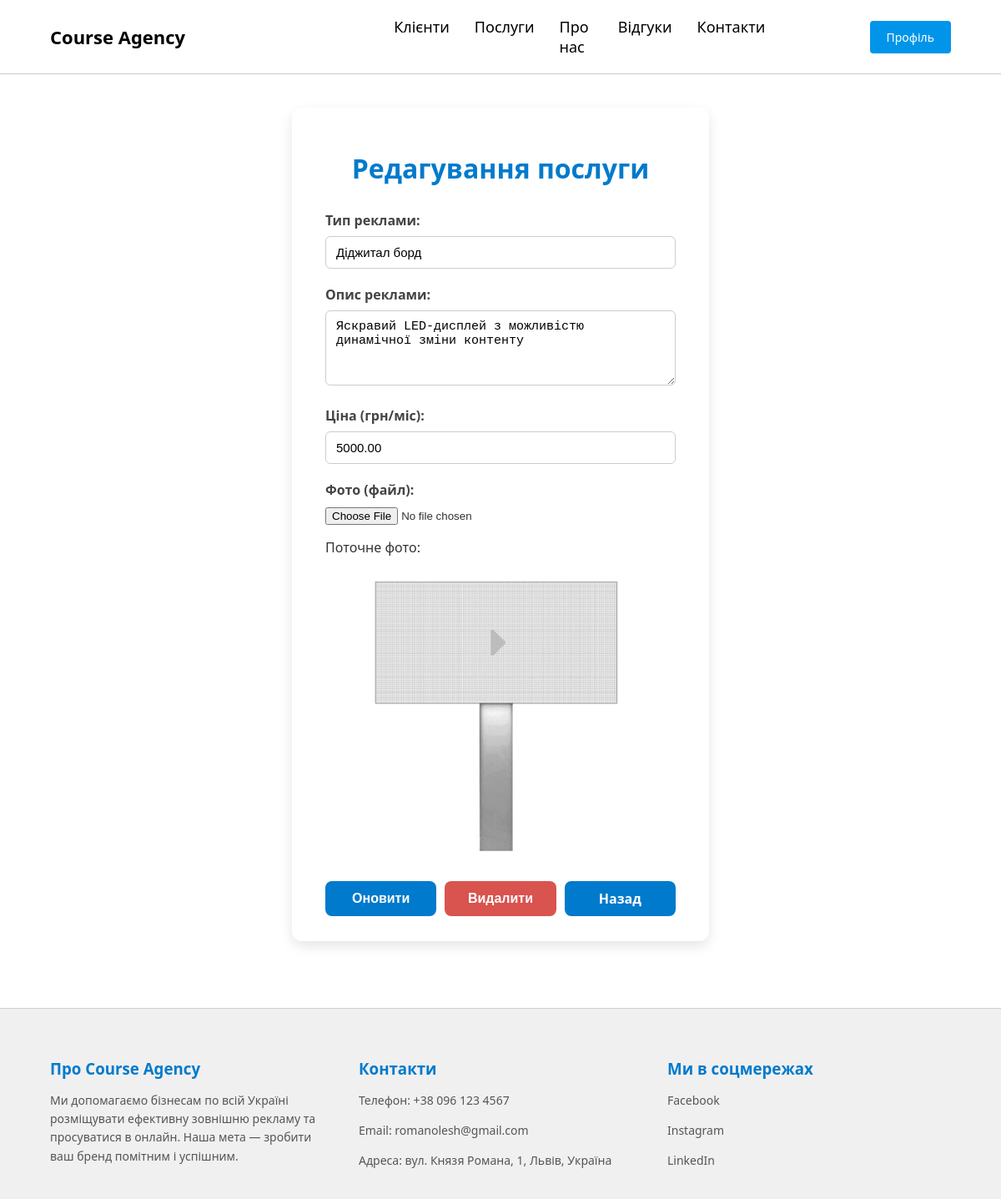
/ad_agency_site/edit_adspace.php?id=1 (signed in), run on an earlier commit of the app's database.
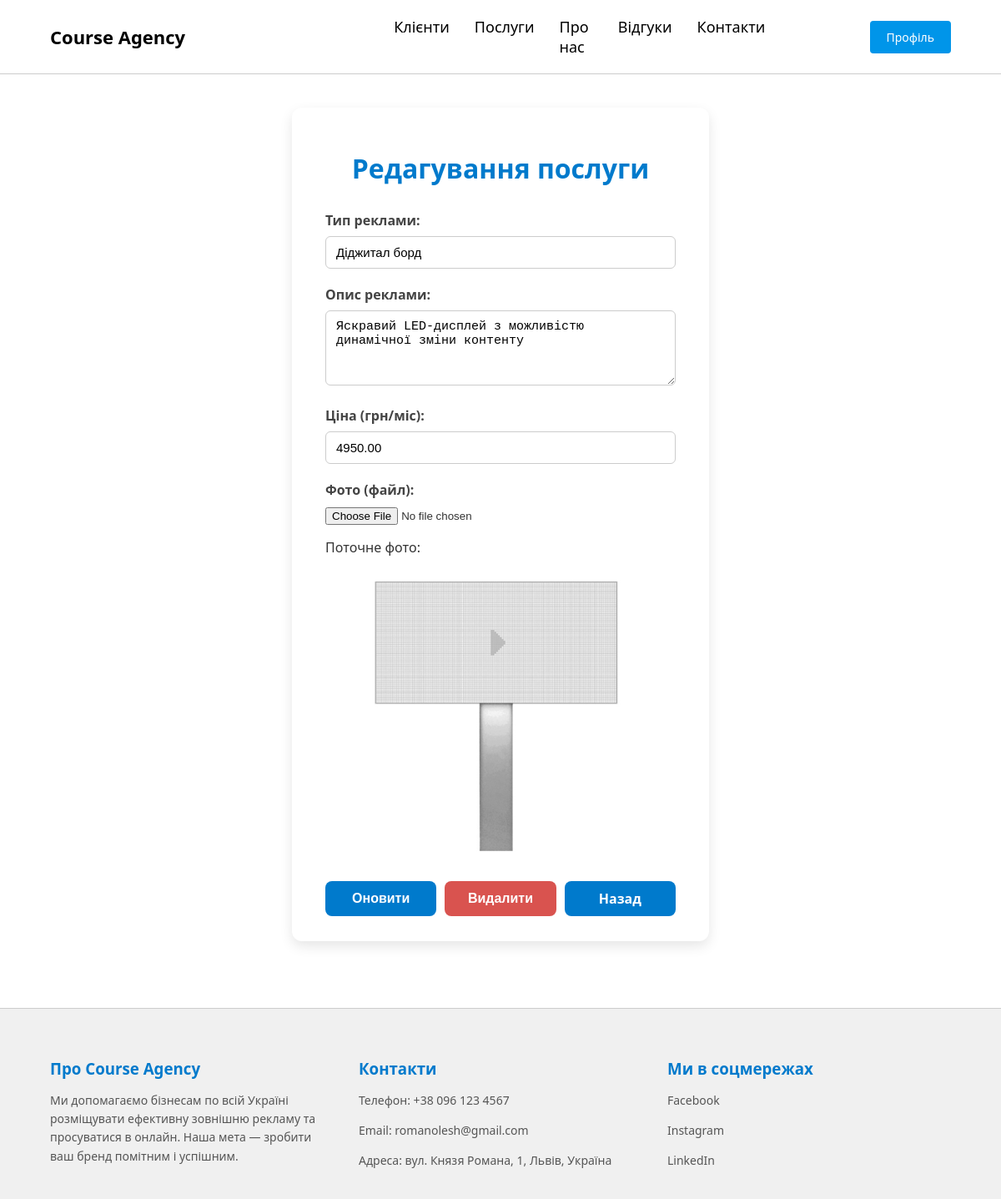
And on a later commit of the database.
### tables this page shows
CREATE TABLE `adspace` (
  `adspace_id` int(11) NOT NULL,
  `ad_type` varchar(100) NOT NULL,
  `ad_description` text NOT NULL,
  `ad_price` decimal(10,2) NOT NULL,
  `photo` varchar(255) DEFAULT NULL
);

### ad_agency_site/edit_adspace.php (the view, shortened to what this page needs)
<?php
$connection = getConnection('registered');
$adspace_id = $_GET['id'] ?? null;
$stmt = $connection->prepare("SELECT * FROM Adspace WHERE adspace_id=?");
$stmt->bind_param("i", $adspace_id);
$stmt->execute();
$result = $stmt->get_result();
$adspace = $result->fetch_assoc();
?>
<!DOCTYPE html>
<html lang="uk">
<head>
</head>
<body>
    <main>
        <div class="edit-container">
            <h1>Редагування послуги</h1>
            <form method="post" enctype="multipart/form-data">
                <label for="ad_type">Тип реклами:</label>
                <input id="ad_type" type="text" name="ad_type" value="<?= htmlspecialchars($_POST['ad_type'] ?? $adspace['ad_type']) ?>" required />
                <label for="ad_description">Опис реклами:</label>
                <textarea id="ad_description" name="ad_description" rows="4" required><?= htmlspecialchars($_POST['ad_description'] ?? $adspace['ad_description']) ?></textarea>
                <label for="ad_price">Ціна (грн/міс):</label>
                <input id="ad_price" type="number" name="ad_price" step="0.01" min="0" value="<?= htmlspecialchars($_POST['ad_price'] ?? $adspace['ad_price']) ?>" required />
                <label for="photo_file">Фото (файл):</label>
                <input id="photo_file" type="file" name="photo_file" accept="image/*" />
                <?php if (!empty($adspace['photo'])): ?>
                    <p>Поточне фото:</p>
                    <img src="<?= htmlspecialchars($adspace['photo']) ?>" alt="Фото послуги" style="max-width: 100%; height: auto; margin-bottom: 20px; border-radius: 8px;">
                <?php endif; ?>
                <div class="buttons">
                    <button type="submit" name="update">Оновити</button>
                    <button type="submit" name="delete" onclick="return confirm('Ви впевнені, що хочете видалити цю послугу?')">Видалити</button>
                    <a href="services.php" class="back">Назад</a>
                </div>
            </form>
        </div>
    </main>
</body>
</html>

What changed in the data, as far as the page shows it:
changed adspace "Діджитал борд": ad_price "5000.00" → "4950.00"
